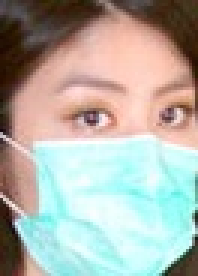
#> input picture dataset/with_mask/0_0_0 copy 10.jpg, 66 x 92 px (shown 3 times larger); its folder holds only this picture in this run
$ python data_ana.py
#> lines starting #> are read from the running program, lines starting #| are printed output that depends on the picture
import os
import numpy as np
import cv2

# count = 0
face_cascade = cv2.CascadeClassifier(cv2.data.haarcascades  + 'haarcascade_frontalface_default.xml')

def face_crop(path_link, link, name):
#> called with path_link = 'dataset/with_mask/0_0_0 copy 10.jpg', link = 'dataset/with_mask/0_0_0 copy 10.jpg', name = 'dataset/with_mask/0_after.jpg'
    print(path_link)
    img = cv2.imread(path_link)
#> img is the input picture: shape (92, 66, 3); mean B, G, R 167.5, 176.1, 176.3

    gray = cv2.cvtColor(img, cv2.COLOR_BGR2GRAY)
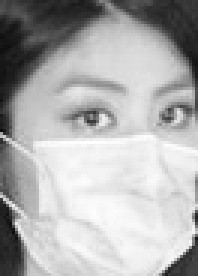
#> gray: shape (92, 66) (shown 3 times larger); min 11, max 255, mean 175.2
    faces = face_cascade.detectMultiScale(gray, 1.3, 5)
#> faces = ()
    print(faces)
    for (x,y,w,h) in faces:
        img = img[y:y+h, x:x+w]
        os.remove(path_link)
        cv2.imwrite(name, img)
#> this loop made 0 passes

for i in os.listdir('dataset/'):
    file = os.path.join('dataset/', i)
    file = file + '/'
    count = 0
    for v in os.listdir(file):
        img = os.path.join(file, v)
        print(img)
        name = str(count) + '_after' +'.jpg'
        name = os.path.join(file, name)
        face_crop(img, img, name)
        count += 1
    print(file, count)
#> pass 2 of the loop `for i in os.listdir('dataset/'):`:
#> file = 'dataset/without_mask/'
#| dataset/without_mask/0_0_aidai_0074.jpg
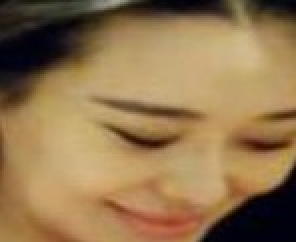
#> input picture dataset/without_mask/0_0_aidai_0074.jpg, 148 x 121 px (shown 2 times larger)
#> in face_crop, img is the input picture: shape (121, 148, 3); mean B, G, R 78.4, 117.6, 147
#> in face_crop (call 2), `gray = cv2.cvtColor(img, cv2.COLOR_BGR2GRAY)`:
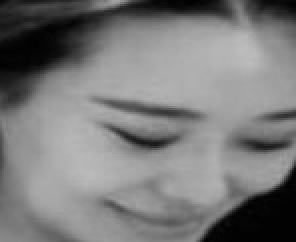
#> gray: shape (121, 148) (shown 2 times larger); min 1, max 188, mean 121.9
#| dataset/without_mask/ 1
